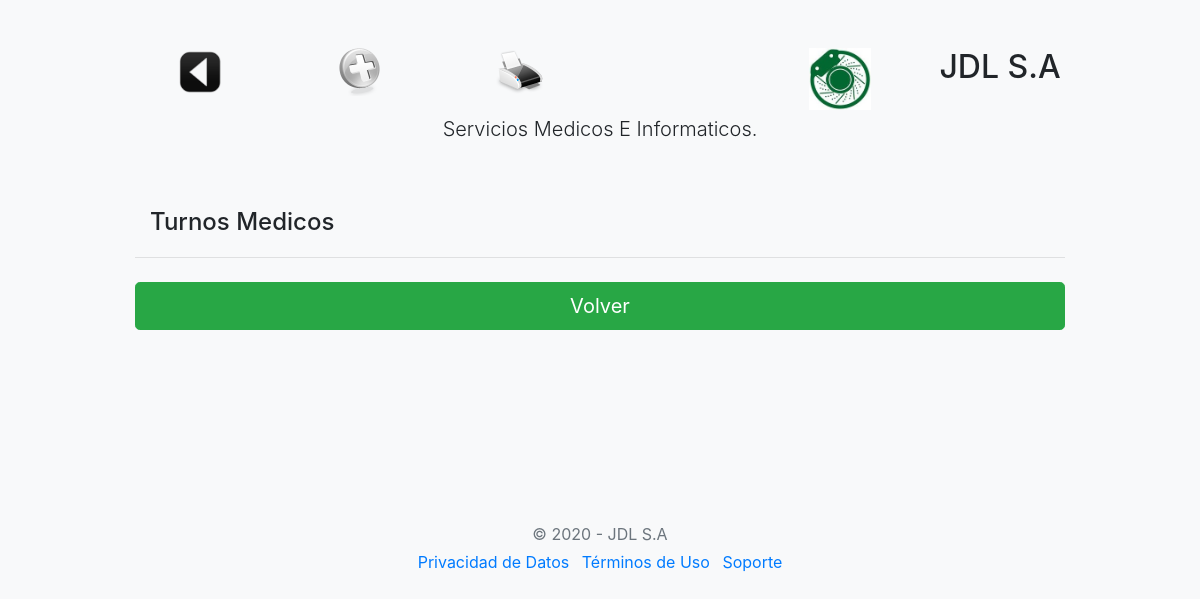
The page /turnos/index.php on the database as committed earlier.
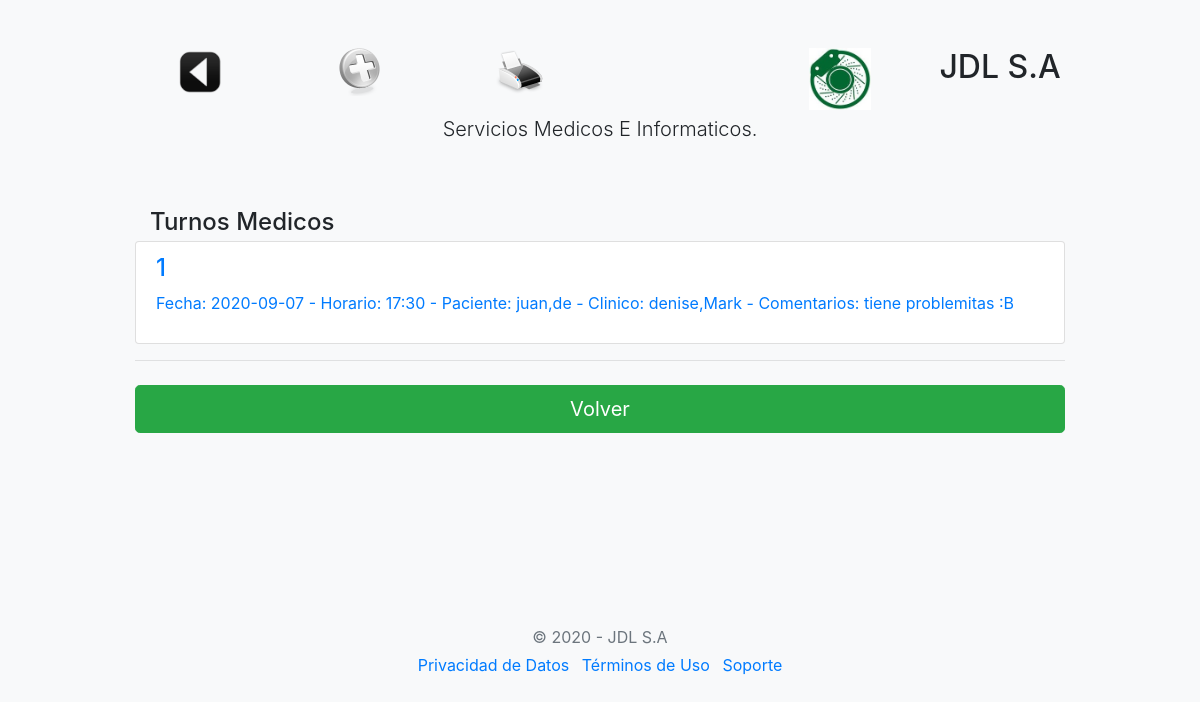
The same page on the database as committed later.
### tables this page shows
CREATE TABLE `turnos` (
  `id_turno` int(8) NOT NULL,
  `fecha_turno` date DEFAULT NULL,
  `horario_turno` varchar(15) NOT NULL,
  `paciente_turno` varchar(50) DEFAULT NULL,
  `clinico_turno` varchar(50) DEFAULT NULL,
  `comentarios_turno` varchar(200) DEFAULT NULL
);

### turnos/index.php (the view, shortened to what this page needs)
<!doctype html>
<html>
  <head>
	 <link rel="stylesheet" href="https://stackpath.bootstrapcdn.com/bootstrap/4.5.0/css/bootstrap.min.css">
  </head>
    <link href="form-validation.css" rel="stylesheet">
  </head>
  <body class="bg-light">
    <div class="container">
  <div class="py-5 text-center">
  <div class="row">
    <div class="col-sm-2"><h2>
		<img border="0" src="../img/atras.png" width="48" height="48" title="Volver al menú"
		onclick=location.href='../panel/'; onKeyPress=location.href='../panel/'; style='cursor:pointer';/>
	</h2>
	</div>
    <div class="col-sm-2"><h2>
		<img border="0" src="../img/nuevo.png" width="48" height="48" title="Ingresar Turno"
		onclick=location.href='turnos.php'; onKeyPress=location.href='turnos.php';
		style='cursor:pointer';>
	</h2></div>
	<div class="col-sm-2"><h2>
		<img border="0" src="../img/imprimir.png" width="48" height="48" title="Impresión"
		onclick=location.href='listado.php'; onKeyPress=location.href='listado.php';
		style='cursor:pointer';>
	</h2></div>
    <div class="col-sm-2"><h2></h2></div>
  <div class="col-sm-2"><img class="d-block mx-auto mb-1" src="../img/disc.jpg" alt="" width="62" height="62"></div>
  <div class="col-sm-2"><h2>JDL S.A</h2></div>
</div>
    <p class="lead">Servicios Medicos E Informaticos.</p>
  </div>
    <div class="col-md-12 order-md-1">
      <h4 class="mb-1">Turnos Medicos</h4>
	</div>
<?php
   require "../conexion.php";
    $sql = "SELECT * from turnos order by id_turno";
	$query = $mysqli->query($sql);
	while($resultado = $query->fetch_assoc()) {
        $turnos[] = $resultado;
    }
?>
        <div class="list-group">
			<?php
				$long = count($turnos);
				for($i=0; $i< $long; $i++){
				?>
		<div class="list-group">
				<a 	<?php echo "href=modifica.php?id_turno=".$turnos[$i]['id_turno'];?>
						 class="list-group-item">
				<h4 class="list-group-item-heading"> <?php echo $turnos[$i]['id_turno'] ."";?> </h4>
				<p class="list-group-item-text"><?php 	echo "Fecha: " . $turnos[$i]['fecha_turno'] ." - Horario: ";
                            echo $turnos[$i]['horario_turno'] ." - Paciente: ";
                            echo $turnos[$i]['paciente_turno'] ." - Clinico: ";
                            echo $turnos[$i]['clinico_turno'] ." - Comentarios: ";
                            echo $turnos[$i]['comentarios_turno'] ."";
														?></p>
				</a>	</div>
	<?php  } ?>
		</div>
        <a href="../panel/">	 <hr class="mb-4">
        <button class="btn btn-success btn-lg btn-block" type="submit">Volver</button>
  <footer class="my-5 pt-5 text-muted text-center text-small"></a>
    </div>
  <footer class="my-5 pt-5 text-muted text-center text-small">
    <p class="mb-1">&copy; 2020 - JDL S.A</p>
   <ul class="list-inline">
      <li class="list-inline-item"><a href="#">Privacidad de Datos</a></li>
      <li class="list-inline-item"><a href="#">Términos de Uso</a></li>
      <li class="list-inline-item"><a href="#">Soporte</a></li>
    </ul>
  </footer>
</body>
</html>

### js/form-validation.css (style rules this page uses)
.container { max-width: 960px; }

Rows that differ between the two databases and show on the page:
added turnos: id_turno "1", fecha_turno "2020-09-07", horario_turno "17:30", paciente_turno "juan,de", clinico_turno "denise,Mark", comentarios_turno "tiene problemitas :B"
